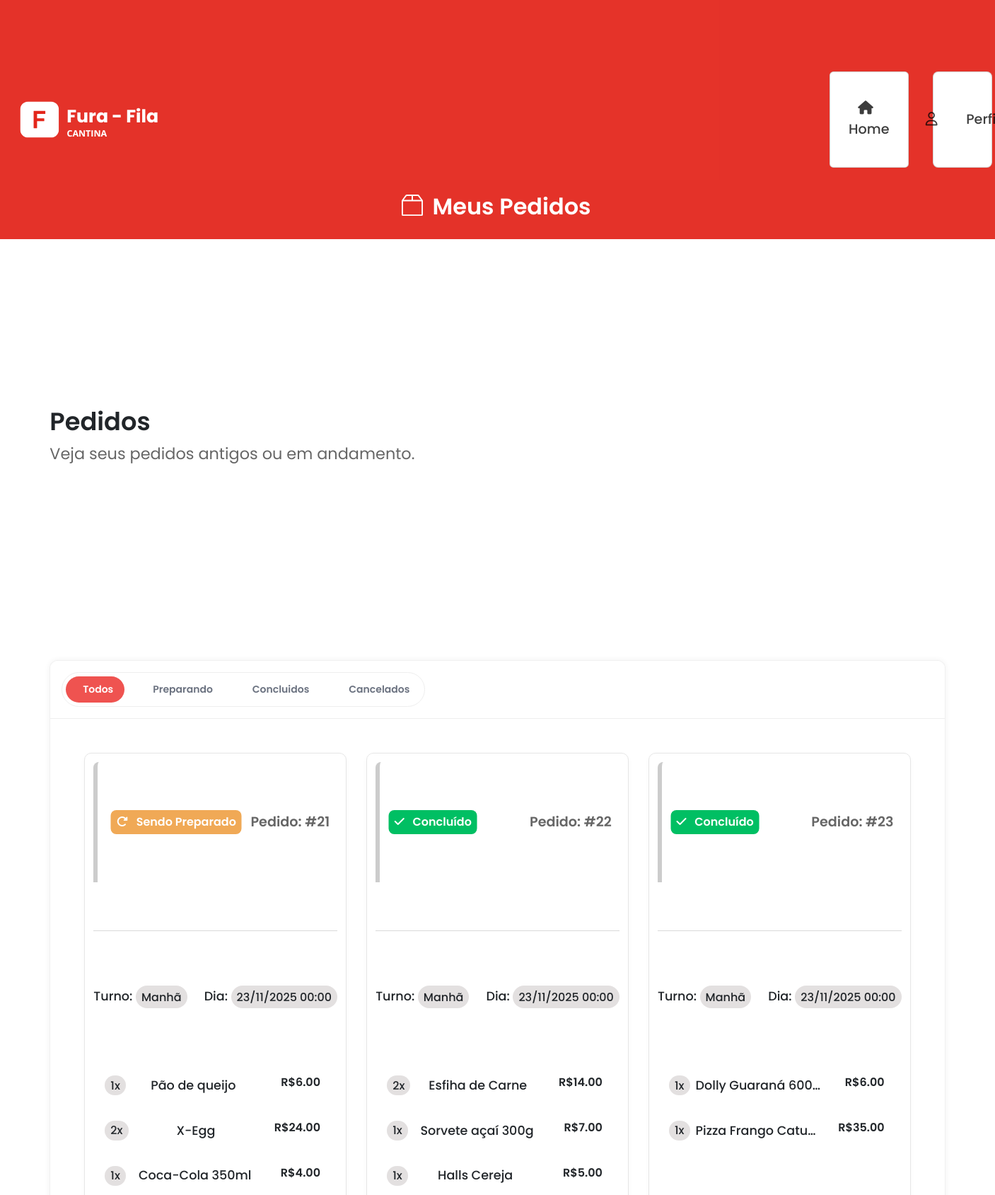
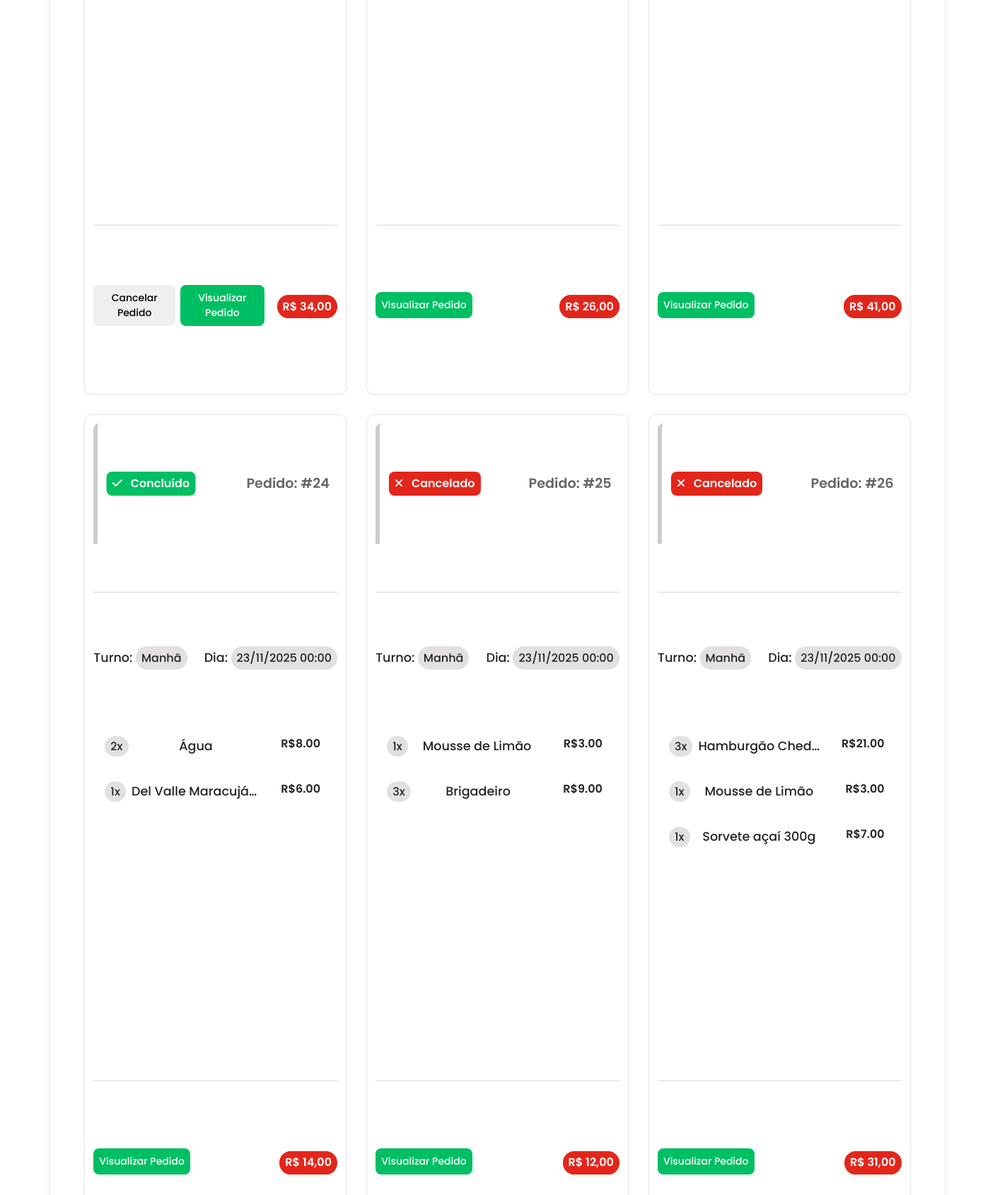
The page /subpages/pedidos.php (signed in) on the database its author committed (2 pictures, top to bottom).
### tables this page shows
CREATE TABLE `pedido` (
  `id` int(10) UNSIGNED NOT NULL,
  `cpf` char(11) NOT NULL,
  `nome_itens` text NOT NULL,
  `quantidade_itens` text NOT NULL,
  `preco_itens` text NOT NULL,
  `preco_total` decimal(10,2) NOT NULL,
  `status` enum('Sendo Preparado','Concluído','Cancelado') NOT NULL DEFAULT 'Sendo Preparado',
  `data_pedido` date NOT NULL DEFAULT curdate(),
  `hora_pedido` time NOT NULL DEFAULT curtime()
);

CREATE TABLE `pedido_itens` (
  `id` int(10) UNSIGNED NOT NULL,
  `pedido_id` int(10) UNSIGNED NOT NULL,
  `nome_item` varchar(255) NOT NULL,
  `quantidade` int(10) UNSIGNED NOT NULL,
  `preco_item` decimal(10,2) NOT NULL,
  `data_pedido` date NOT NULL DEFAULT curdate(),
  `hora_pedido` time NOT NULL DEFAULT curtime()
);

### subpages/pedidos.php (the view, shortened to what this page needs)
<?php
include('/xampp/htdocs/cantinarepositorio/main/database.php');
if (isset($_SESSION['cpf'])) {
    $cpf = $_SESSION['cpf'];
} else {
    header("Location: ./login.php");
    exit;
}
?>
<!DOCTYPE html>
<html lang="pt-br">
<head>
    <link rel="stylesheet" href="https://cdn.jsdelivr.net/npm/bootstrap@4.0.0/dist/css/bootstrap.min.css"
>
    <link href="https://cdn.jsdelivr.net/npm/bootstrap@5.0.2/dist/css/bootstrap.min.css" rel="stylesheet"
>
    <link rel="stylesheet" href="https://cdnjs.cloudflare.com/ajax/libs/font-awesome/6.4.2/css/all.min.css"
 />
    <link rel="stylesheet" type="text/css" href="./assets/css/pagesCliente/pedidos.css">
    <link rel="stylesheet" href="https://cdn.jsdelivr.net/npm/swiper@11/swiper-bundle.min.css">
</head>
<body class="body">
    <header>
        <div class="navbar" id="meuspedidos">
            <div class="nav-links">
                <div class="nav-logo">
                    <img src="/cantinarepositorio/main/assets/img/logo3.png" alt="">
                </div>
                <div class="nav-items">
                    <ul>
                        <li>
                            <svg xmlns="http://www.w3.org/2000/svg" width="30" height="30" fill="currentColor"
                                class="bi bi-box2" viewBox="0 0 16 16">
                                <path
                                    d="M2.95.4a1 1 0 0 1 .8-.4h8.5a1 1 0 0 1 .8.4l2.85 3.8a.5.5 0 0 1 .1.3V15a1 1 0 0 1-1 1H1a1 1 0 0 1-1-1V4.5a.5.5 0 0 1 .1-.3zM7.5 1H3.75L1.5 4h6zm1 0v3h6l-2.25-3zM15 5H1v10h14z" />
                            </svg>
                            Meus Pedidos
                        </li>
                    </ul>
                </div>
                <div class="nav-buttons">
                    <div class="btn-home">
                        <button type="button">
                            <a href="/cantinarepositorio/main/index.php">
                                <i class="fa-solid fa-house"></i>Home
                            </a>
                        </button>
                    </div>
                    <div class="btn-user" id="btn-user-nav">
                        <button>
                            <i class="fa-regular fa-user"></i> Perfil
                        </button>
                    </div>
                </div>
            </div>
        </div>
    </header>
    <main>
        <div class="container-pedidos">
            <div class="container-pedidos-title">
                <h2>Pedidos</h2>
                <p>Veja seus pedidos antigos ou em andamento.</p>
            </div>
            <div class="content-pedidos">
                <div class="content-pedidos-header">
                    <div class="filtros-pedidos">
                        <button class="filtro active"><i class="bi bi-box2"></i>Todos</button>
                        <button class="filtro"><i class="bi bi-box-seam"></i>Preparando</button>
                        <button class="filtro"><i class="bi bi-check-circle"></i>Concluidos</button>
                        <button class="filtro"><i class="bi bi-truck"></i>Cancelados</button>
                    </div>
                </div>
                <div class="content-pedidos-body" active>
                    <?php
                    $query = "SELECT * FROM pedido WHERE cpf = '$cpf' ORDER BY data_pedido DESC";
                    $result = mysqli_query($con, $query);
                    if ($result && mysqli_num_rows($result) > 0) {
                        foreach ($result as $pedido) {
                            if ($pedido['status'] == 'Sendo Preparado') {
                                $dataRaw = $pedido['data_pedido'] ?? '';
                                if ($dataRaw && ($ts = strtotime($dataRaw)) !== false) {
                                    $dataFmt = date('d/m/Y H:i', $ts);
                                } else {
                                    $dataFmt = $dataRaw ? htmlspecialchars($dataRaw) : '--';
                                }
                                $total = number_format((float) ($pedido['preco_total'] ?? 0), 2, ',', '.');
                                $query_items = "SELECT * FROM pedido_itens WHERE pedido_id = '" . $pedido['id'] . "'";
                                $result_items = mysqli_query($con, $query_items);
                                echo '
                            <div class="card">
                        <div class="card-top">
                            <button class="tag-filtro-preparando">
                                <i class="fa-solid fa-rotate-right"></i>
                                Sendo Preparado
                            </button>
                            <button class="tag-pedido">
                                Pedido: #' . $pedido['id'] . '
                            </button>
                        </div>
                        <div class="card-mid">
                            <div class="card-mid-dia-horario">
                                <h1>Turno: <span>Manhã</span></h1>
                                <h1>Dia: <span>' . $dataFmt . '</span></h1>
                            </div>
                            <div class="card-mid-detalhes-pedido">
                                 ';
                                foreach ($result_items as $itens) {
                                    echo '<div class="pedido-items">
                                    <div class="pedido-items-name">
                                        <h1>' . $itens['quantidade'] . 'x</h1>
                                        <h2>' . $itens['nome_item'] . '</h2>
                                    </div>
                                    <div class="pedido-items-preco">
                                        <p>R$' . $itens['preco_item'] . '</p>
                                    </div>
                                </div>';
                                }
                                echo '
                                </div>
                            </div>
                            <div class="card-bottom">
                                <div class="card-bottom-buttons">
                                    <button class="cancelar-pedido"  data-id="' .$pedido['id'] . '">
                                        Cancelar Pedido
                                    </button>
                                    <button class="visualizar-pedido" data-id="' .$pedido['id'] . '" >
                                        Visualizar Pedido
                                    </button>
                                </div>
                                <div class="card-bottom-preco-total">
                                    <p> R$ ' . $total . '</p>
                                </div>
                            </div>
                        </div>';
                            }
                            if ($pedido['status'] == 'Cancelado') {
                                $dataRaw = $pedido['data_pedido'] ?? '';
                                if ($dataRaw && ($ts = strtotime($dataRaw)) !== false) {
                                    $dataFmt = date('d/m/Y H:i', $ts);
                                } else {
                                    $dataFmt = $dataRaw ? htmlspecialchars($dataRaw) : '--';
                                }
                                $total = number_format((float) ($pedido['preco_total'] ?? 0), 2, ',', '.');
                                $query_items = "SELECT * FROM pedido_itens WHERE pedido_id = '" . $pedido['id'] . "'";
                                $result_items = mysqli_query($con, $query_items);
                                echo '<div class="card">
                        <div class="card-top">
                            <button class="tag-filtro-cancelado">
                                <i class="fa-solid fa-xmark"></i>
                                Cancelado
                            </button>
                            <button class="tag-pedido">
                                Pedido: #' . $pedido['id'] . '
                            </button>
                        </div>
                        <div class="card-mid">
                            <div class="card-mid-dia-horario">
                                <h1>Turno: <span>Manhã</span></h1>
                                <h1>Dia: <span>' . $dataFmt . '</span></h1>
                            </div>
                            <div class="card-mid-detalhes-pedido">
                                   ';
                                foreach ($result_items as $itens) {
                                    echo '<div class="pedido-items">
                                    <div class="pedido-items-name">
                                        <h1>' . $itens['quantidade'] . 'x</h1>
                                        <h2>' . $itens['nome_item'] . '</h2>
                                    </div>
                                    <div class="pedido-items-preco">
                                        <p>R$' . $itens['preco_item'] . '</p>
                                    </div>
                                </div>';
                                }
                                echo '
                                </div>
                            </div>
                            <div class="card-bottom">
                                <div class="card-bottom-buttons">
                                    <button class="cancelar-pedido" style="display: none;">
                                        Cancelar Pedido
                                    </button>
                                    <button class="visualizar-pedido" data-id="' .$pedido['id'] . '">
                                        Visualizar Pedido
                                    </button>
                                </div>
                                <div class="card-bottom-preco-total">
                                    <p> R$ ' . $total . '</p>
                                </div>
                            </div>
                        </div>';
                            }
                            if ($pedido['status'] == 'Concluído') {
                                $dataRaw = $pedido['data_pedido'] ?? '';
                                if ($dataRaw && ($ts = strtotime($dataRaw)) !== false) {
                                    $dataFmt = date('d/m/Y H:i', $ts);
                                } else {
                                    $dataFmt = $dataRaw ? htmlspecialchars($dataRaw) : '--';
                                }
                                $total = number_format((float) ($pedido['preco_total'] ?? 0), 2, ',', '.');
                                $query_items = "SELECT * FROM pedido_itens WHERE pedido_id = '" . $pedido['id'] . "'";
                                $result_items = mysqli_query($con, $query_items);
                                echo '
                            <div class="card">
                        <div class="card-top">
                            <button class="tag-filtro-concluido">
                                <i class="fa-solid fa-check"></i>
                                Concluído
                            </button>
                            <button class="tag-pedido">
                                Pedido: #' . $pedido['id'] . '
                            </button>
                        </div>
                        <div class="card-mid">
                            <div class="card-mid-dia-horario">
                                <h1>Turno: <span>Manhã</span></h1>
                                <h1>Dia: <span>' . $dataFmt . '</span></h1>
                            </div>
                            <div class="card-mid-detalhes-pedido">
                                 ';
                                foreach ($result_items as $itens) {
                                    echo '<div class="pedido-items">
                                    <div class="pedido-items-name">
                                        <h1>' . $itens['quantidade'] . 'x</h1>
                                        <h2>' . $itens['nome_item'] . '</h2>
                                    </div>
                                    <div class="pedido-items-preco">
                                        <p>R$' . $itens['preco_item'] . '</p>
                                    </div>
                                </div>';
                                }
                                echo '
                                </div>
                            </div>
                            <div class="card-bottom">
                                <div class="card-bottom-buttons">
                                    <button class="cancelar-pedido" style="display: none;">
                                        Cancelar Pedido
                                    </button>
                                    <button class="visualizar-pedido" data-id="' .$pedido['id'] . '">
                                        Visualizar Pedido
                                    </button>
                                </div>
                                <div class="card-bottom-preco-total">
                                    <p> R$ ' . $total . '</p>
                                </div>
                            </div>
                        </div>';
                            }
                        }
                    } else {
                        echo '<p>Nenhum pedido encontrado.</p>';
                    }
                    ?>
                </div>
            </div>
        </div>
    </main>
</body>
</html>

### rows shown on the page
pedido: id "21", data_pedido "23/11/2025 00:00", preco_total "34,00"
pedido_itens: quantidade "1", nome_item "Pão de queijo", preco_item "6.00"
pedido_itens: quantidade "2", nome_item "X-Egg", preco_item "24.00"
pedido_itens: quantidade "1", nome_item "Coca-Cola 350ml", preco_item "4.00"
pedido: id "22", data_pedido "23/11/2025 00:00", preco_total "26,00"
pedido_itens: quantidade "2", nome_item "Esfiha de Carne", preco_item "14.00"
pedido_itens: quantidade "1", nome_item "Sorvete açaí 300g", preco_item "7.00"
pedido_itens: quantidade "1", nome_item "Halls Cereja", preco_item "5.00"
pedido: id "23", data_pedido "23/11/2025 00:00", preco_total "41,00"
pedido_itens: quantidade "1", nome_item "Dolly Guaraná 600…", preco_item "6.00"
pedido_itens: quantidade "1", nome_item "Pizza Frango Catu…", preco_item "35.00"
pedido: id "24", data_pedido "23/11/2025 00:00", preco_total "14,00"
pedido_itens: quantidade "2", nome_item "Água", preco_item "8.00"
pedido_itens: quantidade "1", nome_item "Del Valle Maracujá…", preco_item "6.00"
pedido: id "25", data_pedido "23/11/2025 00:00", preco_total "12,00"
pedido_itens: quantidade "1", nome_item "Mousse de Limão", preco_item "3.00"
pedido_itens: quantidade "3", nome_item "Brigadeiro", preco_item "9.00"
pedido: id "26", data_pedido "23/11/2025 00:00", preco_total "31,00"
pedido_itens: quantidade "3", nome_item "Hamburgão Ched…", preco_item "21.00"
pedido_itens: quantidade "1", nome_item "Mousse de Limão", preco_item "3.00"
pedido_itens: quantidade "1", nome_item "Sorvete açaí 300g", preco_item "7.00"
